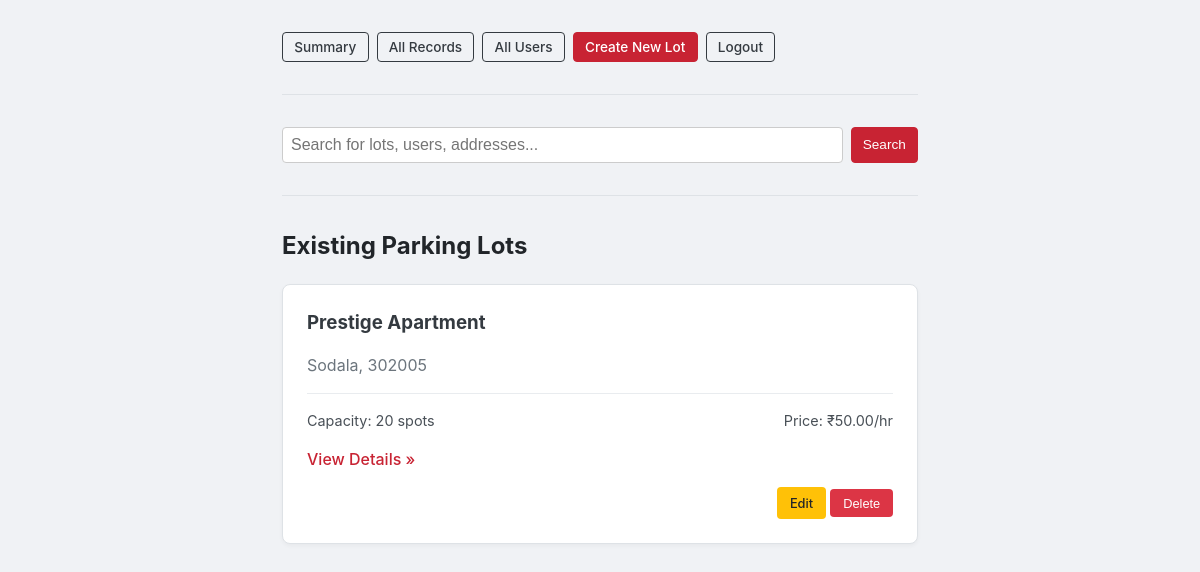
The app's page /admin/dashboard (signed in), older data.
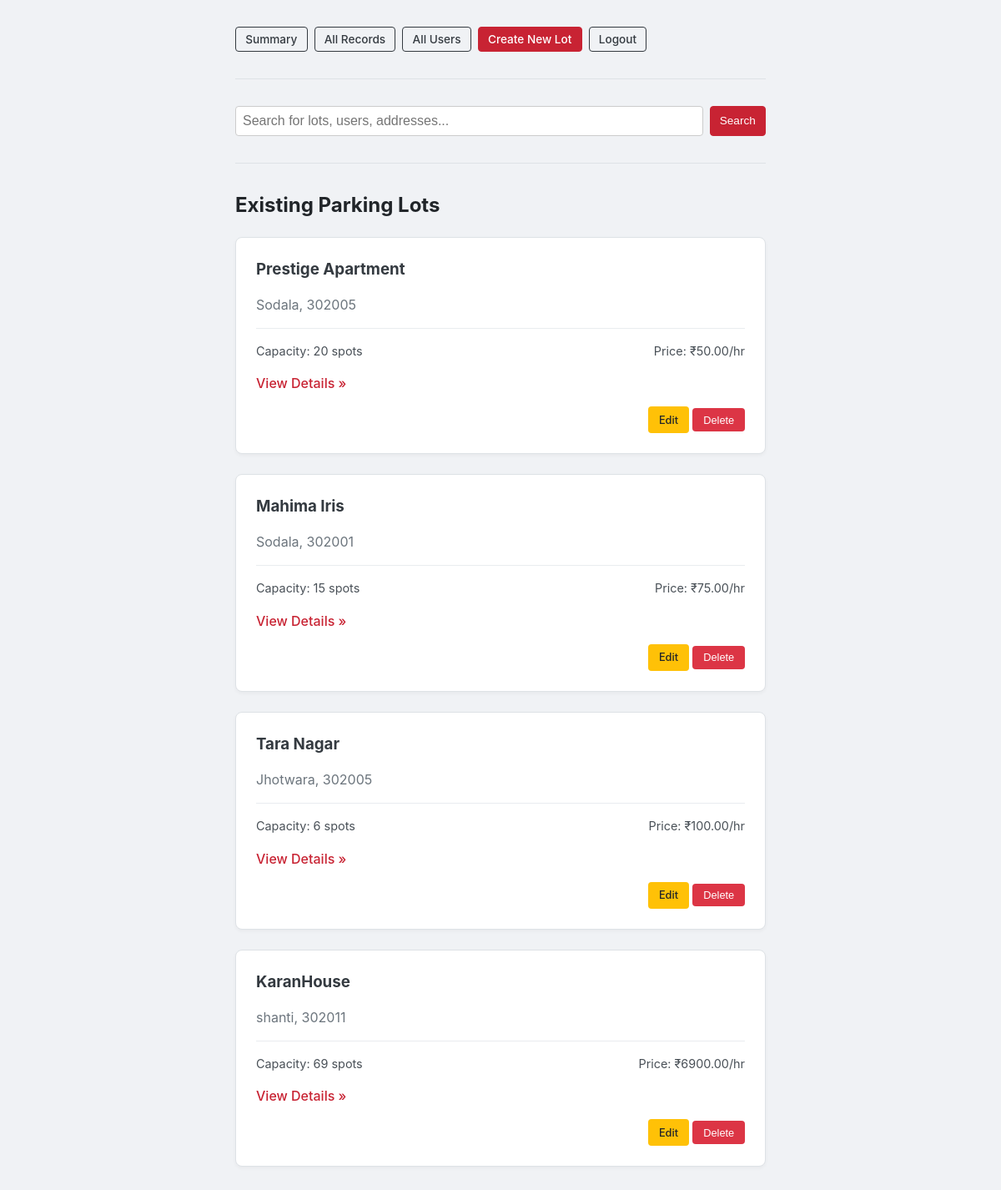
The same page, newer data.
### models/database.py (models this page shows)
class ParkingLot(db.Model):
    __tablename__ = 'parking_lot'
    id = db.Column(db.Integer, primary_key=True)
    name = db.Column(db.String(50), nullable=False)
    address = db.Column(db.String(100), nullable=False)
    pincode = db.Column(db.String(10), nullable=False)
    capacity = db.Column(db.Integer, nullable=False)
    price_per_hour = db.Column(db.Float, nullable=False)
    spots = db.relationship('ParkingSpot', backref='lot', lazy=True, cascade="all, delete-orphan")

### routes/admin_routes.py (the view)
@admin_bp.route('/admin/dashboard')
def admin_dashboard():
    if not session.get('is_admin'):
        flash('You must be an admin to view this page.', 'danger')
        return redirect(url_for('auth.login'))
    lots = ParkingLot.query.all()
    return render_template('admin/admin_dashboard.html', lots=lots)

### templates/admin/admin_dashboard.html (shortened to what this page needs)
{% extends "layout.html" %}
{% block content %}
<div class="dashboard-container">
    <div class="header-actions">
        <a href="{{ url_for('admin.summary_page') }}" class="btn btn-outline btn-sm">Summary</a>
        <a href="{{ url_for('admin.all_records') }}" class="btn btn-outline btn-sm">All Records</a>
        <a href="{{ url_for('admin.view_users') }}" class="btn btn-outline btn-sm">All Users</a>
        <a href="{{ url_for('admin.add_lot_page') }}" class="btn btn-red btn-sm">Create New Lot</a>
        <a href="{{ url_for('auth.logout') }}" class="btn btn-outline btn-sm">Logout</a>
    </div>
    <hr>
<div class="search-container">
    <form action="{{ url_for('admin.search') }}" method="GET" class="search-form">
        <input type="search" name="q" placeholder="Search for lots, users, addresses..." class="search-input" required>
        <button type="submit" class="btn btn-red btn-sm">Search</button>
    </form>
</div>
    <hr>
    <h2>Existing Parking Lots</h2>
    {% if lots %}
        <div class="lot-list">
            {% for lot in lots %}
                <div class="lot-card">
                    <h3>{{ lot.name }}</h3>
                    <p class="lot-meta">{{ lot.address }}, {{ lot.pincode }}</p>
                    <div class="lot-details">
                        <span>Capacity: {{ lot.capacity }} spots</span>
                        <span>Price: ₹{{ "%.2f"|format(lot.price_per_hour) }}/hr</span>
                    </div>
                    <a href="{{ url_for('admin.lot_details', lot_id=lot.id) }}" class="details-link">View Details &raquo;</a>
                     <div class="lot-actions">
                     <a href="{{ url_for('admin.edit_lot', lot_id=lot.id) }}" class="btn-action btn-edit">Edit</a>
                     <form method="POST" action="{{ url_for('admin.delete_lot', lot_id=lot.id) }}" style="display: inline;" onsubmit="return confirm('Are you sure you want to delete this lot?');">
                     <button type="submit" class="btn-action btn-delete">Delete</button>
        </form>
    </div>
                </div>
            {% endfor %}
        </div>
    {% else %}
        <div class="card-placeholder">
            <p>No parking lots have been created yet. Get started by creating one!</p>
        </div>
    {% endif %}
</div>
{% endblock %}

### templates/layout.html (shortened to what this page needs)
<!DOCTYPE html>
<html lang="en">
<head>
    <link rel="stylesheet" href="{{ url_for('static', filename='style.css') }}">
</head>
<body>
    <div class="main-container">
        {% block content %}{% endblock %}
    </div>
</body>
</html>

### Static/style.css (style rules this page uses)
html { box-sizing: border-box; }
*, *:before, *:after { box-sizing: inherit; }
body { margin: 0; font-family: -apple-system, BlinkMacSystemFont, "Segoe UI", Roboto, "Helvetica Neue", Arial, sans-serif; background-color: #f0f2f5; color: #212529; line-height: 1.5; }
.main-container { max-width: 700px; margin: 0 auto; padding: 2rem; }
.btn { display: inline-block; font-weight: 500; text-align: center; cursor: pointer; border: 1px solid transparent; padding: 0.75rem 1.5rem; font-size: 1rem; border-radius: 0.25rem; text-decoration: none; transition: all 0.2s ease-in-out; }
.btn-red { color: #fff; background-color: #c82333; border-color: #c82333; }
.btn-outline { color: #343a40; border-color: #343a40; background-color: transparent; }
.dashboard-container { max-width: 900px; }
hr { margin: 2rem 0; border: 0; border-top: 1px solid #dee2e6; }
.lot-list { display: grid; gap: 1.5rem; }
.lot-card { background-color: #fff; padding: 1.5rem; border-radius: 0.5rem; border: 1px solid #dee2e6; box-shadow: 0 2px 4px rgba(0,0,0,0.04); }
.lot-card h3 { margin-top: 0; margin-bottom: 0.5rem; color: #343a40; }
.lot-card .lot-meta { color: #6c757d; margin-bottom: 1rem; }
.lot-card .lot-details { display: flex; justify-content: space-between; font-size: 0.9rem; color: #495057; border-top: 1px solid #e9ecef; padding-top: 1rem; margin-top: 1rem; }
.lot-card .details-link { display: inline-block; margin-top: 1rem; font-weight: 500; color: #c82333; text-decoration: none; }
.lot-actions { margin-top: 1rem; text-align: right; }
.btn-action { display: inline-block; padding: 0.4rem 0.8rem; font-size: 0.8rem; font-weight: 500; border-radius: 0.25rem; text-decoration: none; border: none; cursor: pointer; }
.btn-edit { background-color: #ffc107; color: #212529; }
.btn-delete { background-color: #dc3545; color: #fff; }
.btn-sm { padding: 0.23rem 0.70rem; font-size: 0.85rem; }
.search-container { margin-bottom: 2rem; }
.search-form { display: flex; gap: 0.5rem; }
.search-input { flex-grow: 1; padding: 0.5rem; border: 1px solid #ccc; border-radius: 0.25rem; font-size: 1rem; }
.header-actions { display: flex; align-items: center; gap: 0.5rem; }

Row changes from the older to the newer data that the page shows:
added ParkingLot: name "Mahima Iris", address "Sodala", pincode "302001", capacity "15", price_per_hour "75.00"
added ParkingLot: name "Tara Nagar", address "Jhotwara", pincode "302005", capacity "6", price_per_hour "100.00"
added ParkingLot: name "KaranHouse", address "shanti", pincode "302011", capacity "69", price_per_hour "6900.00"
